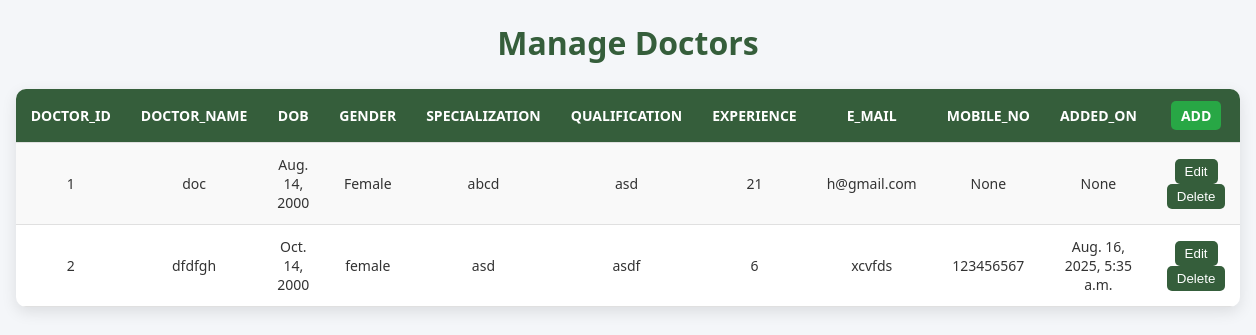
The app's page /ManageDoctor, older data.
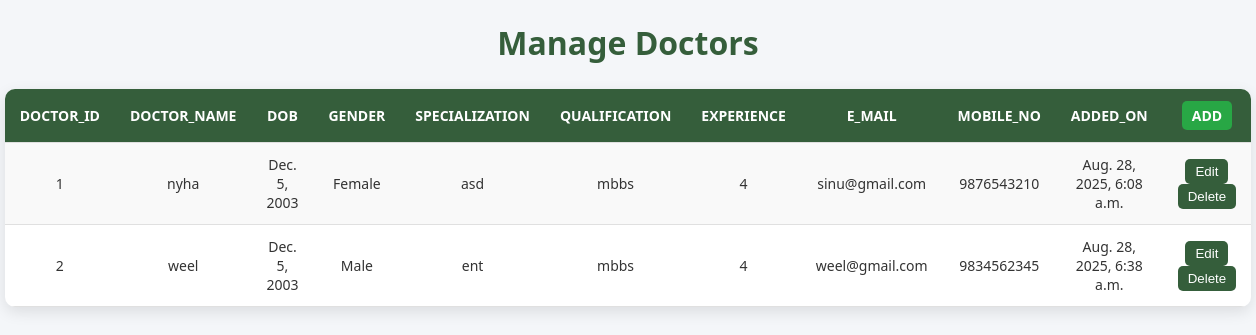
The same page, newer data.
### healthapp/models.py (models this page shows)
class DoctorTable(models.Model):
    UserName = models.CharField(max_length=30,blank=True,null=True)
    DOB = models.DateField(null=True,blank=True)
    Gender = models.CharField(max_length=10,blank=True,null=True)
    Specialization = models.CharField(max_length=80,blank=True,null=True)
    Qualification = models.CharField(max_length=80,blank=True,null=True)
    Experience_year = models.IntegerField(blank=True,null=True)
    E_mail = models.CharField(max_length=80,blank=True,null=True)
    Phone = models.BigIntegerField(blank=True,null=True)
    HOSPITAL = models.ForeignKey(HospitalTable,on_delete=models.CASCADE,blank=True,null=True)
    LOGIN = models.ForeignKey(LoginTable,on_delete=models.CASCADE,blank=True,null=True)
    Added_on = models.DateTimeField(auto_now_add=True, blank=True,null=True)

### healthapp/views.py (the view)
# urls.py: path("ManageDoctor", ManageDoctor.as_view(), name="ManageDoctor"),
class ManageDoctor(View):
    def get(self,request):
        obj = DoctorTable.objects.all()
        return render(request, "Hospital/ManageDoctor.html",{'val':obj})

### templates/Hospital/ManageDoctor.html (shortened to what this page needs)
<!DOCTYPE html>
<html lang="en">
<head>
</head>
<body>
<h1>Manage Doctors</h1>
<table>
    <tr>
        <th>Doctor_id</th>
        <th>Doctor_Name</th>
        <th>DOB</th>
        <th>Gender</th>
        <th>Specialization</th>
        <th>Qualification</th>
        <th>Experience</th>
        <th>E_mail</th>
        <th>Mobile_No</th>
        <th>Added_On</th>
        <th><a href="AddDoctor" class="add-doctor">Add</a></th>
    </tr>
    {% for i in val %}
    <tr>
        <td>{{ forloop.counter }}</td>
        <td>{{ i.UserName }}</td>
        <td>{{ i.DOB }}</td>
        <td>{{ i.Gender }}</td>
        <td>{{ i.Specialization }}</td>
        <td>{{ i.Qualification  }}</td>
        <td>{{ i.Experience_year }}</td>
        <td>{{ i.E_mail }}</td>
        <td>{{ i.Phone }}</td>
        <td>{{ i.Added_on }}</td>
        <td>
            <a href="/EditDoctor/{{ i.id }}"><input type="button" value="Edit"></a>
            <a href="/DeleteDoctor/{{ i.LOGIN.id }}"><input type="button" value="Delete"></a>
        </td>
    </tr>
    {% endfor %}
</table>
</body>
</html>

Row changes from the older to the newer data that the page shows:
removed DoctorTable: UserName "doc", DOB "Aug. 14, 2000", Gender "Female", Specialization "abcd", Qualification "asd", Experience_year "21", E_mail "h@gmail.com", Phone "None", Added_on "None"
removed DoctorTable: UserName "dfdfgh", DOB "Oct. 14, 2000", Gender "female", Specialization "asd", Qualification "asdf", Experience_year "6", E_mail "xcvfds", Phone "123456567", Added_on "Aug. 16, 2025, 5:35 a.m."
added DoctorTable: UserName "nyha", DOB "Dec. 5, 2003", Gender "Female", Specialization "asd", Qualification "mbbs", Experience_year "4", E_mail "sinu@gmail.com", Phone "9876543210", Added_on "Aug. 28, 2025, 6:08 a.m."
added DoctorTable: UserName "weel", DOB "Dec. 5, 2003", Gender "Male", Specialization "ent", Qualification "mbbs", Experience_year "4", E_mail "weel@gmail.com", Phone "9834562345", Added_on "Aug. 28, 2025, 6:38 a.m."
